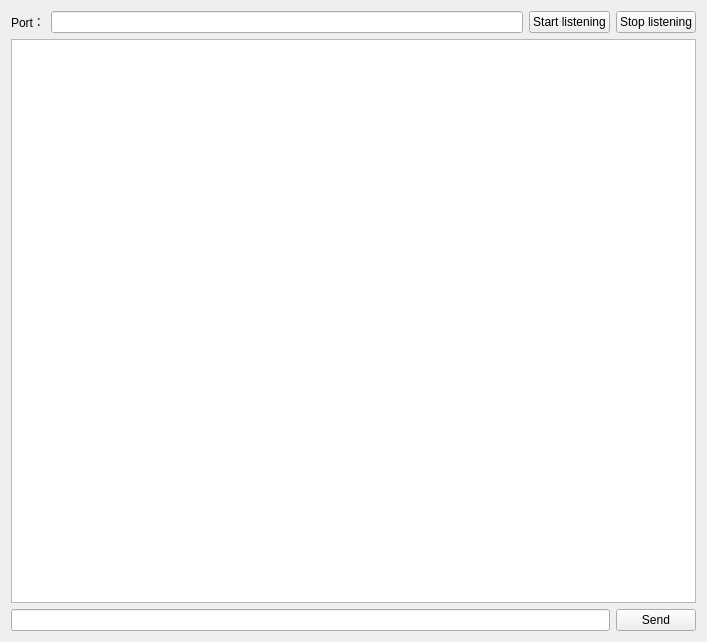
<?xml version="1.0" encoding="UTF-8"?>
<ui version="4.0">
 <class>ServerWidget</class>
 <widget class="QWidget" name="ServerWidget">
  <property name="geometry">
   <rect>
    <x>0</x>
    <y>0</y>
    <width>707</width>
    <height>642</height>
   </rect>
  </property>
  <property name="windowTitle">
   <string>Form</string>
  </property>
  <property name="layoutDirection">
   <enum>Qt::LeftToRight</enum>
  </property>
  <property name="autoFillBackground">
   <bool>false</bool>
  </property>
  <property name="styleSheet">
   <string notr="true"/>
  </property>
  <layout class="QVBoxLayout" name="verticalLayout">
   <item>
    <layout class="QHBoxLayout" name="horizontalLayout_2">
     <item>
      <widget class="QLabel" name="label">
       <property name="text">
        <string>Port：</string>
       </property>
      </widget>
     </item>
     <item>
      <widget class="QLineEdit" name="lineEdit_port"/>
     </item>
     <item>
      <widget class="QPushButton" name="ptn_listening">
       <property name="text">
        <string>Start listening</string>
       </property>
      </widget>
     </item>
     <item>
      <widget class="QPushButton" name="ptn_closeListening">
       <property name="text">
        <string>Stop listening</string>
       </property>
      </widget>
     </item>
    </layout>
   </item>
   <item>
    <widget class="QTextEdit" name="textEdit_receive"/>
   </item>
   <item>
    <layout class="QHBoxLayout" name="horizontalLayout">
     <item>
      <widget class="QLineEdit" name="lineEdit_send"/>
     </item>
     <item>
      <widget class="QPushButton" name="ptn_send">
       <property name="text">
        <string>Send</string>
       </property>
      </widget>
     </item>
    </layout>
   </item>
  </layout>
 </widget>
 <resources>
  <include location="resource/MainWindow.qrc"/>
 </resources>
 <connections/>
</ui>
